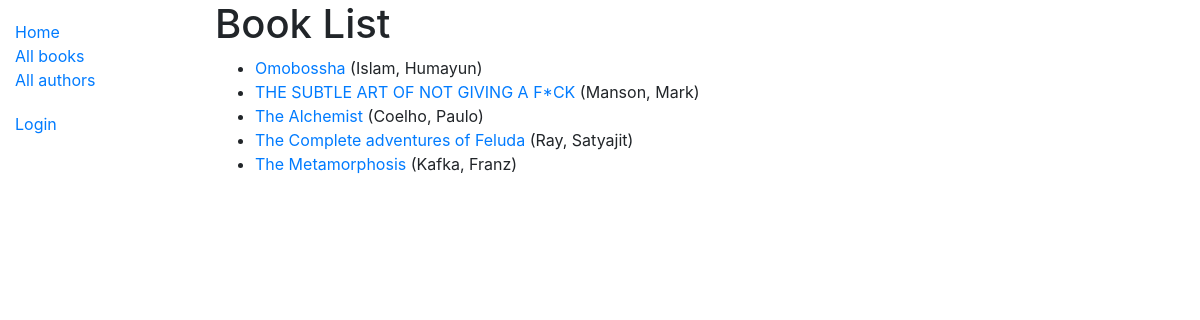
Page /catalog/books/ on the earlier database version.
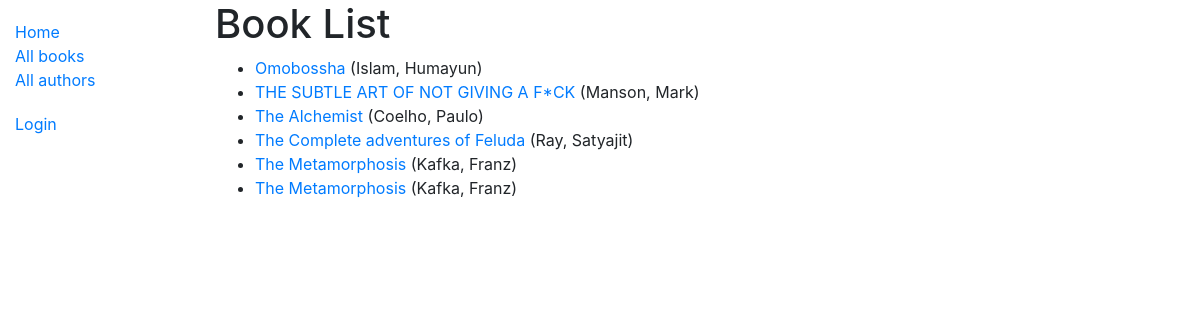
Same page on the later database version.
### catalog/models.py (models this page shows, shortened)
class Book(models.Model):
    title = models.CharField(max_length=200)
    author = models.ForeignKey('Author', on_delete=models.SET_NULL, null=True)
    summary = models.TextField(
        max_length=1000, help_text="Enter a brief description of the book")
    isbn = models.CharField('ISBN', max_length=13,
                            unique=True,
                            help_text='13 Character <a href="https://www.isbn-international.org/content/what-isbn'
                                      '">ISBN number</a>')
    genre = models.ManyToManyField(
        Genre, help_text="Select a genre for this book")
    class Meta:
        ordering = ['title', 'author']
    def display_genre(self):
        """Creates a string for the Genre. This is required to display genre in Admin."""
        return ', '.join([genre.name for genre in self.genre.all()[:3]])
    display_genre.short_description = 'Genre'
    def get_absolute_url(self):
        return reverse('book-detail', args=[str(self.id)])

class Author(models.Model):
    first_name = models.CharField(max_length=100)
    last_name = models.CharField(max_length=100)
    date_of_birth = models.DateField(null=True, blank=True)
    date_of_death = models.DateField('died', null=True, blank=True)
    class Meta:
        ordering = ['last_name', 'first_name']
    def __str__(self):
        return '{0}, {1}'.format(self.last_name, self.first_name)

### catalog/views.py (the view)
# urls.py: path('books/', views.BookListView.as_view(), name='books'),
class BookListView(generic.ListView):
    model = Book
    paginate_by = 10

### catalog/templates/catalog/book_list.html
{% extends "base_generic.html" %}
{% block content %}
<h1>Book List</h1>
{% if book_list %}
<ul>
  {% for book in book_list %}
  <li>
    <a href="{{ book.get_absolute_url }}">{{ book.title }}</a> ({{book.author}})
  </li>
  {% endfor %}
</ul>
{% else %}
<p>There are no books in the library.</p>
{% endif %}
{% endblock %}

Differences in the rows shown:
added Book: title "The Metamorphosis", author "Kafka, Franz"
